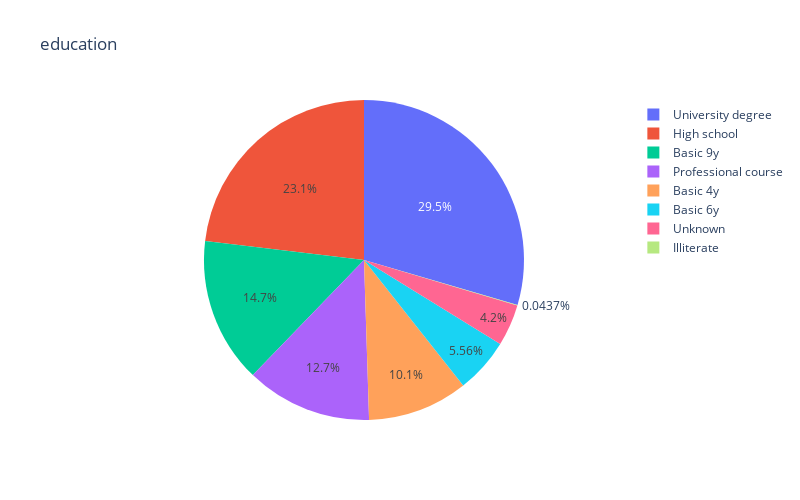

The code cell stored with this chart in its notebook:
### Code cell
EDA.graficar_pie_chart(df_clean, 'education')

### Figure 1 — Plotly figure (JSON) as saved in the notebook; plotly's stock layout.template omitted (floating-point values rounded to 4 significant figures)
{"data": [{"domain": {"x": [0, 1], "y": [0, 1]}, "hovertemplate": "education=%{label}<br>Volúmen=%{value}<extra></extra>", "labels": ["University degree", "High school", "Basic 9y", "Professional course", "Basic 4y", "Basic 6y", "Unknown", "Illiterate"], "legendgroup": "", "name": "", "showlegend": true, "type": "pie", "values": [12168, 9515, 6045, 5243, 4176, 2292, 1731, 18]}], "layout": {"height": 500, "legend": {"tracegroupgap": 0}, "title": {"text": "education"}, "width": 800}}
